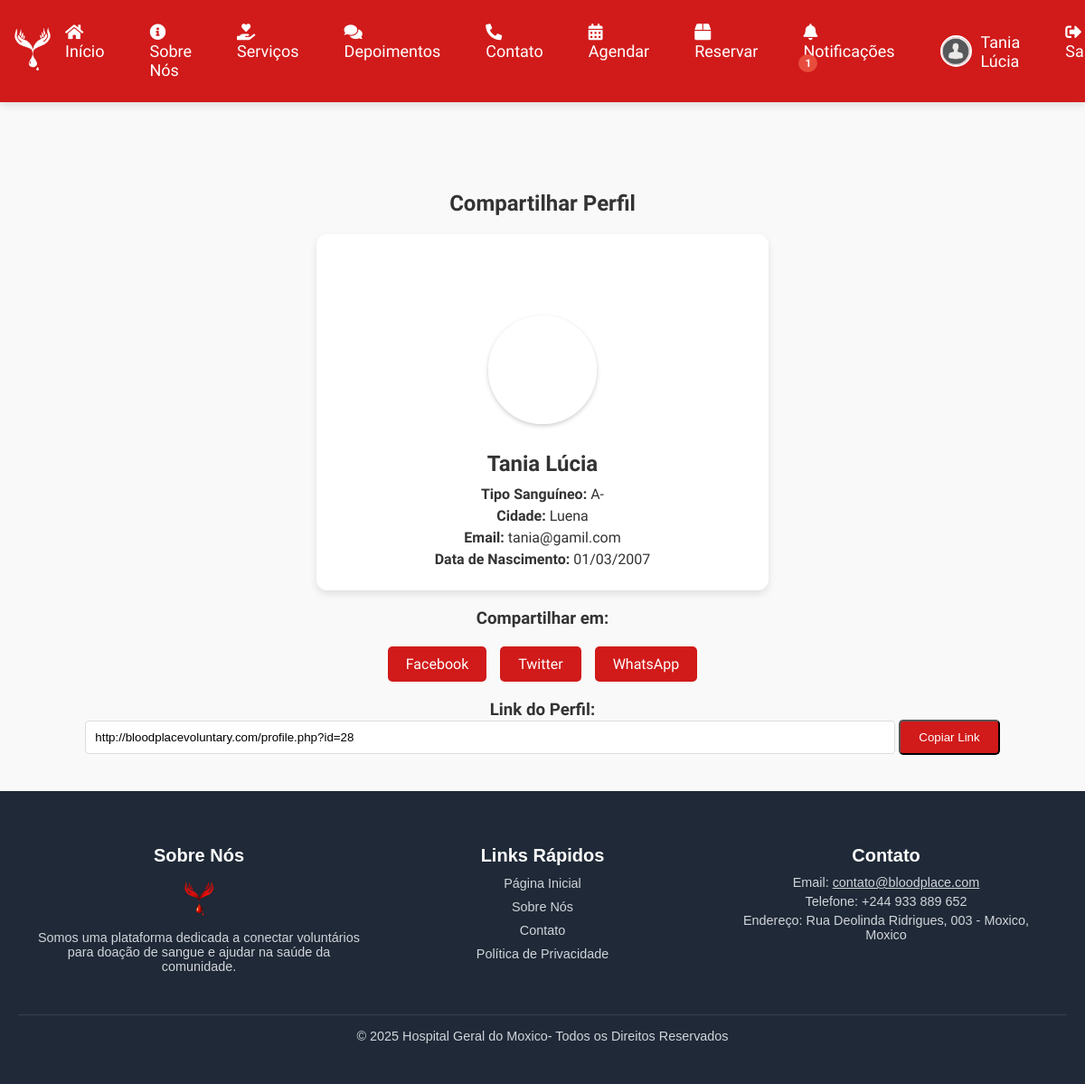
Screenshot of /share_profile.php (signed in) with the database file from the repository.
### tables this page shows
CREATE TABLE `users` (
  `id` int(11) NOT NULL,
  `name` varchar(100) NOT NULL,
  `email` varchar(255) NOT NULL,
  `password` varchar(255) NOT NULL,
  `birthdate` date NOT NULL,
  `blood_type` varchar(3) NOT NULL,
  `city` varchar(100) NOT NULL,
  `created_at` timestamp NOT NULL DEFAULT current_timestamp(),
  `profile_picture` varchar(255) DEFAULT 'default_profile.jpg',
  `cover_picture` varchar(255) DEFAULT 'default_cover.jpg',
  `status` enum('active','inactive') DEFAULT 'active',
  `gender` varchar(10) NOT NULL
);

### share_profile.php (the view, shortened to what this page needs)
<?php
include_once "header.php";
$host = 'localhost';
$dbname = 'blood_place';
$user = 'root';
$password = 'root';
try {
    $pdo = new PDO("mysql:host=$host;dbname=$dbname", $user, $password);
    $pdo->setAttribute(PDO::ATTR_ERRMODE, PDO::ERRMODE_EXCEPTION);
    $stmt = $pdo->prepare("SELECT name, email, birthdate, blood_type, city, profile_picture, cover_picture FROM users WHERE id = :id");
    $stmt->bindParam(':id', $_SESSION['user_id']);
    $stmt->execute();
    $user = $stmt->fetch(PDO::FETCH_ASSOC);
    $profilePicture = !empty($user['profile_picture']) && file_exists("uploads/profile_pictures/{$user['profile_picture']}")
        ? "uploads/profile_pictures/{$user['profile_picture']}"
        : "default_profile.jpg";
    $coverPicture = !empty($user['cover_picture']) && file_exists("uploads/cover_pictures/{$user['cover_picture']}")
        ? "uploads/cover_pictures/{$user['cover_picture']}"
        : "default_cover.jpg";
} catch (PDOException $e) {
    die("Erro ao conectar ao banco de dados: " . $e->getMessage());
}
?>
<!DOCTYPE html>
<html lang="pt-BR">
<head>
    <link rel="stylesheet" href="styles.css">
</head>
<body>
<br><br><br><br><br><br><br>
    <section class="share-profile-container">
        <h2>Compartilhar Perfil</h2>
        <div class="profile-card">
        <div class="cover-photo" style="background-image: url('<?php echo $coverPicture; ?>');"></div>
            <div class="profile-photo" style="background-image: url('<?php echo $profilePicture; ?>');"></div>
            <div class="profile-info">
                <h3><?php echo htmlspecialchars($user['name']); ?></h3>
                <p><strong>Tipo Sanguíneo:</strong> <?php echo htmlspecialchars($user['blood_type']); ?></p>
                <p><strong>Cidade:</strong> <?php echo htmlspecialchars($user['city']); ?></p>
                <p><strong>Email:</strong> <?php echo htmlspecialchars($user['email']); ?></p>
                <p><strong>Data de Nascimento:</strong> <?php echo date("d/m/Y", strtotime($user['birthdate'])); ?></p>
            </div>
        </div>
        <div class="share-options">
            <h3>Compartilhar em:</h3>
            <div class="social-links">
                <a href="https://www.facebook.com/sharer/sharer.php?u=<?php echo urlencode("http://bloodplacevoluntary.com/profile.php?id=" . $_SESSION['user_id']); ?>" target="_blank" class="btn">Facebook</a>
                <a href="https://twitter.com/intent/tweet?url=<?php echo urlencode("http://bloodplacevoluntary.com/profile.php?id=" . $_SESSION['user_id']); ?>&text=<?php echo urlencode("Confira meu perfil no Blood Place Voluntary!"); ?>" target="_blank" class="btn">Twitter</a>
                <a href="https://api.whatsapp.com/send?text=<?php echo urlencode("Confira meu perfil no Blood Place Voluntary: http://bloodplacevoluntary.com/profile.php?id=" . $_SESSION['user_id']); ?>" target="_blank" class="btn">WhatsApp</a>
            </div>
        </div>
        <div class="profile-link">
            <h3>Link do Perfil:</h3>
            <input type="text" id="profile-link" value="http://bloodplacevoluntary.com/profile.php?id=<?php echo $_SESSION['user_id']; ?>" readonly>
            <button onclick="copyProfileLink()" class="btn">Copiar Link</button>
        </div>
    </section>
    <?php include_once "footer.php" ?>
</body>
</html>

### style.css (style rules this page uses)
* { margin: 0; padding: 0; box-sizing: border-box; }
body { font-family: "Aptos", sans-serif; background-color: #f9f9f9; color: #333; }

### styles.css (style rules this page uses)
body { font-family: 'Aptos', sans-serif; margin: 0; padding: 0; background-color: #f9f9f9; color: #333; }

### header.php (style rules this page uses)
body { font-family: 'Aptos', sans-serif; background-color: #f9f9f9; color: #333; }

### share_profile.php (style rules this page uses)
* { margin: 0; padding: 0; box-sizing: border-box; }
body { font-family: 'Aptos', sans-serif; background-color: #f9f9f9; color: #333; }
.share-profile-container { padding: 40px; text-align: center; }
.profile-card { background-color: white; max-width: 500px; margin: 20px auto; border-radius: 12px; box-shadow: 0 4px 8px rgba(0, 0, 0, 0.1); overflow: hidden; }
.cover-photo { height: 150px; background-size: cover; background-position: center; }
.profile-photo { width: 120px; height: 120px; background-size: cover; background-position: center; border-radius: 50%; margin: -60px auto 10px; border: 5px solid white; box-shadow: 0 2px 5px rgba(0, 0, 0, 0.2); }
.profile-info { padding: 20px; text-align: center; }
.profile-info h3 { font-size: 24px; margin-bottom: 10px; }
.profile-info p { font-size: 16px; margin: 5px 0; }
.social-links { display: flex; justify-content: center; gap: 15px; margin: 20px 0; }
.btn { padding: 10px 20px; background-color: #D11A1A; color: white; text-decoration: none; border-radius: 5px; transition: background-color 0.3s; cursor: pointer; }
.profile-link { margin-top: 20px; }
.profile-link input { width: 80%; padding: 10px; border: 1px solid #ddd; border-radius: 4px; }

### rows the page displays
users: name "Tania Lúcia", blood_type "A-", city "Luena", email "tania@gamil.com", birthdate "01/03/2007"

### other values shown
$notifCount "1"
$_SESSION['user_name'] "Tania Lúcia"
